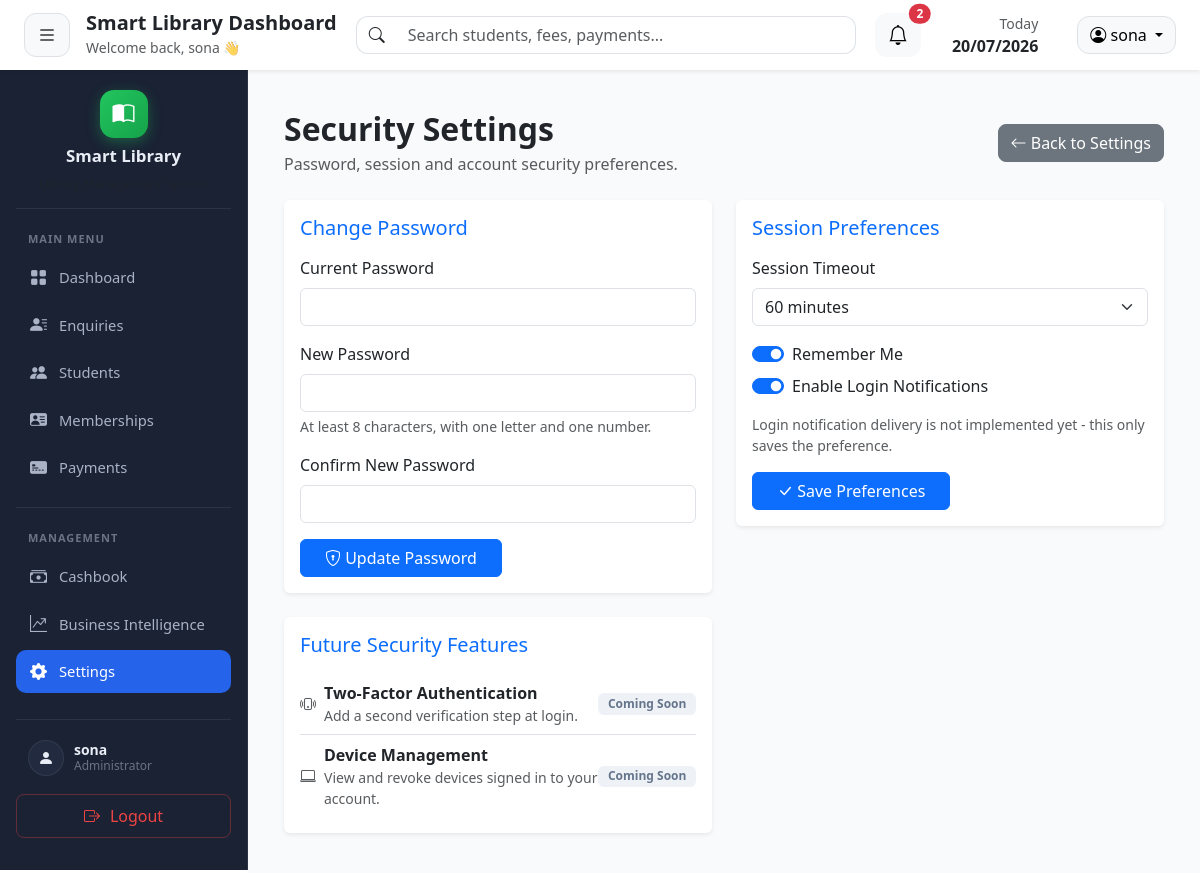
The page /settings/security (signed in) on the database its author committed.
### tables this page shows
CREATE TABLE security_settings (
            setting_id INTEGER PRIMARY KEY AUTOINCREMENT,
            admin_id INTEGER NOT NULL UNIQUE,
            session_timeout_minutes INTEGER NOT NULL DEFAULT 60,
            remember_me_enabled INTEGER NOT NULL DEFAULT 0 CHECK (remember_me_enabled IN (0, 1)),
            login_notifications_enabled INTEGER NOT NULL DEFAULT 0 CHECK (login_notifications_enabled IN (0, 1)),
            created_at TIMESTAMP DEFAULT CURRENT_TIMESTAMP,
            updated_at TIMESTAMP DEFAULT CURRENT_TIMESTAMP,
            FOREIGN KEY (admin_id) REFERENCES admins(admin_id)
        );

### routes/setting.py (the view, shortened to what this page needs)
@setting_bp.route("/security", methods=["GET", "POST"])
def security_settings():
    if "admin_id" not in session:
        return redirect("/")
    admin_id = session["admin_id"]
    settings = get_security_settings(admin_id)
    return render_template(
        "settings/security_settings.html",
        settings=settings,
        timeout_options=SESSION_TIMEOUT_OPTIONS,
    )

### database/db.py (called while the page is built)
def get_connection():
    connection = sqlite3.connect(DATABASE_PATH)
    connection.row_factory = sqlite3.Row
    return connection

### templates/settings/security_settings.html (shortened to what this page needs)
{% extends "layouts/base.html" %}
{% block styles %}
<link rel="stylesheet" href="{{ url_for('static', filename='css/settings.css') }}">
{% endblock %}
{% block content %}
<div class="container-fluid py-3 settings-page">
    <div class="d-flex justify-content-between align-items-center mb-4">
        <div>
            <h2 class="fw-bold mb-1">Security Settings</h2>
            <p class="text-muted mb-0">Password, session and account security preferences.</p>
        </div>
        <a href="{{ url_for('setting.index') }}" class="btn btn-secondary rounded-3">
            <i class="bi bi-arrow-left"></i> Back to Settings
        </a>
    </div>
    <div class="row g-4">
        <div class="col-lg-6">
            <div class="card shadow-sm border-0 mb-4">
                <div class="card-body">
                    <h5 class="text-primary mb-3">Change Password</h5>
                    <form method="POST" action="{{ url_for('setting.security_settings') }}" id="securityPasswordForm">
                        <div class="mb-3">
                            <label class="form-label">Current Password</label>
                            <input class="form-control" type="password" name="current_password" required>
                        </div>
                        <div class="mb-3">
                            <label class="form-label">New Password</label>
                            <input class="form-control" type="password" name="new_password" id="newPasswordInput"
                                   minlength="8" required>
                            <div class="form-text">At least 8 characters, with one letter and one number.</div>
                        </div>
                        <div class="mb-3">
                            <label class="form-label">Confirm New Password</label>
                            <input class="form-control" type="password" name="confirm_password" id="confirmPasswordInput"
                                   minlength="8" required>
                        </div>
                        <button class="btn btn-primary px-4" type="submit">
                            <i class="bi bi-shield-lock"></i> Update Password
                        </button>
                    </form>
                </div>
            </div>
            <div class="card shadow-sm border-0">
                <div class="card-body">
                    <h5 class="text-primary mb-3">Future Security Features</h5>
                    {% for icon, label, description in [
                        ('bi-phone-vibrate', 'Two-Factor Authentication', 'Add a second verification step at login.'),
                        ('bi-laptop', 'Device Management', 'View and revoke devices signed in to your account.')
                    ] %}
                    <div class="d-flex justify-content-between align-items-center py-2 {{ 'border-bottom' if not loop.last }}">
                        <div class="d-flex align-items-center gap-2">
                            <i class="bi {{ icon }} text-muted"></i>
                            <div>
                                <div class="fw-semibold">{{ label }}</div>
                                <div class="text-muted small">{{ description }}</div>
                            </div>
                        </div>
                        <span class="badge settings-coming-soon-badge">Coming Soon</span>
                    </div>
                    {% endfor %}
                </div>
            </div>
        </div>
        <div class="col-lg-6">
            <div class="card shadow-sm border-0 mb-4">
                <div class="card-body">
                    <h5 class="text-primary mb-3">Session Preferences</h5>
                    <form method="POST" action="{{ url_for('setting.security_settings') }}">
                        <div class="mb-3">
                            <label class="form-label">Session Timeout</label>
                            <select class="form-select" name="session_timeout_minutes">
                                {% for value, label in timeout_options.items() %}
                                <option value="{{ value }}" {% if settings.session_timeout_minutes == value %}selected{% endif %}>
                                    {{ label }}
                                </option>
                                {% endfor %}
                            </select>
                        </div>
                        <div class="form-check form-switch mb-2">
                            <input class="form-check-input" type="checkbox" name="remember_me_enabled" id="remember_me_enabled"
                                   {% if settings.remember_me_enabled %}checked{% endif %}>
                            <label class="form-check-label" for="remember_me_enabled">Remember Me</label>
                        </div>
                        <div class="form-check form-switch mb-3">
                            <input class="form-check-input" type="checkbox" name="login_notifications_enabled" id="login_notifications_enabled"
                                   {% if settings.login_notifications_enabled %}checked{% endif %}>
                            <label class="form-check-label" for="login_notifications_enabled">Enable Login Notifications</label>
                        </div>
                        <div class="form-text mb-3">Login notification delivery is not implemented yet - this only saves the preference.</div>
                        <button class="btn btn-primary px-4" type="submit">
                            <i class="bi bi-check-lg"></i> Save Preferences
                        </button>
                    </form>
                </div>
            </div>
        </div>
    </div>
</div>
{% endblock %}

### static/css/settings.css (style rules this page uses)
.settings-page { animation: fadeIn .35s ease; }
.settings-page .card { transition:box-shadow .25s ease, transform .25s ease; }
.settings-page .form-control, .settings-page .form-select { transition:border-color .2s ease, box-shadow .2s ease; }
.settings-page .btn { transition:all .2s ease; }
.settings-page .settings-coming-soon-badge { background:#eef2f7; color:#64748b; font-weight:600; padding:.4em .8em; }

### rows shown on the page
security_settings: session_timeout_minutes "60 minutes", remember_me_enabled "☑", login_notifications_enabled "☑"

### other values the page prints
{{ session.get('username', 'Admin') }} "sona"
{{ counts.total }} "2"
{{ label }} "Two-Factor Authentication" "Device Management"
{{ description }} "Add a second verification step at login." "View and revoke devices signed in to your account."
